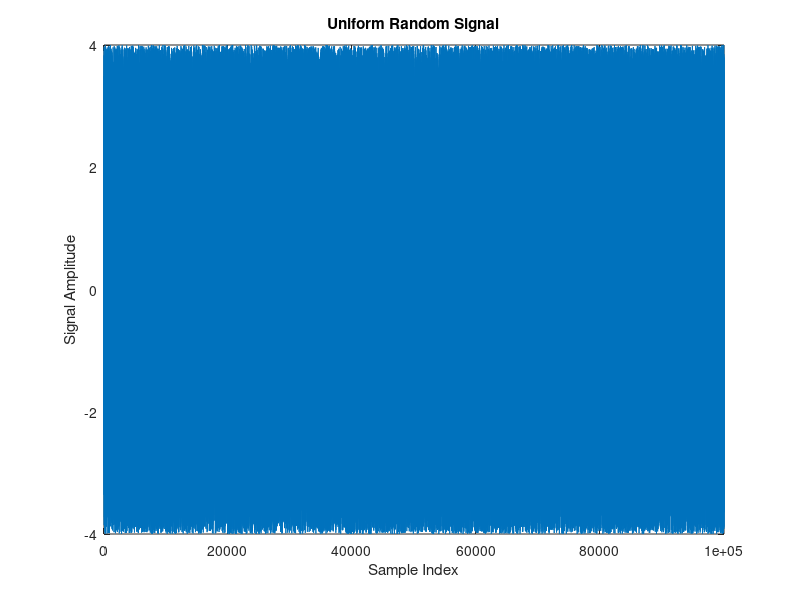
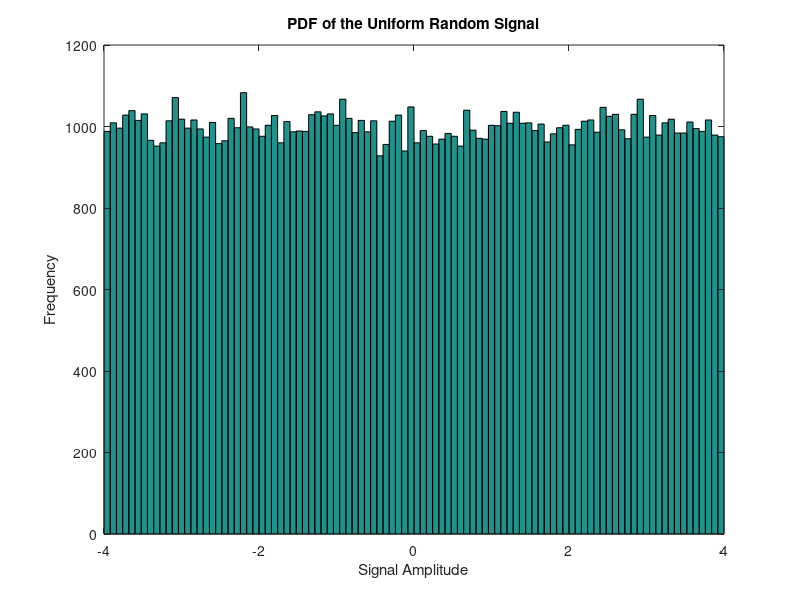
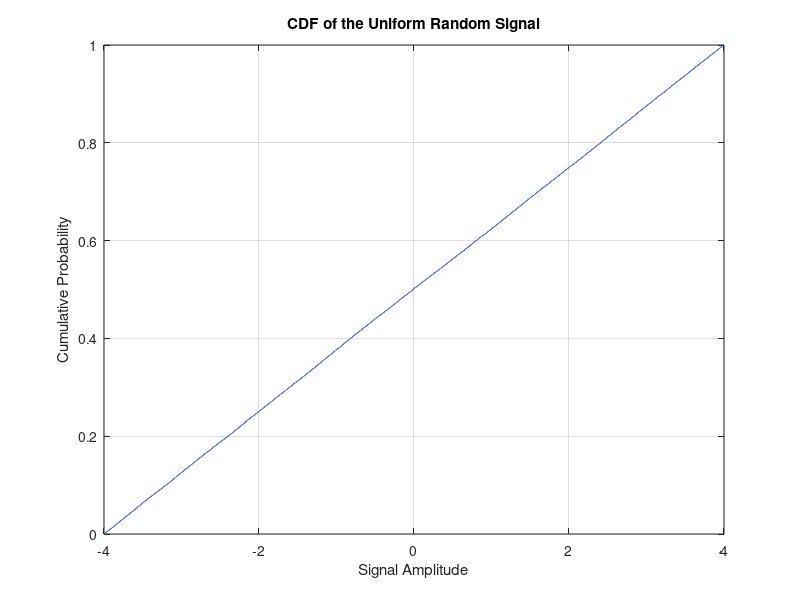

Write MATLAB code to recreate these figures, in order.
% Question 1
% Generate and display a uniform random signal
N = 100000;
a = -4;
b = 4;
uniform_signal = a + (b-a).*rand(1, N);

% Display the signal
figure;
plot(uniform_signal);
title('Uniform Random Signal');
xlabel('Sample Index');
ylabel('Signal Amplitude');

% Display the PDF of the signal
figure;
hist(uniform_signal, 100); % 100 bins for the histogram
title('PDF of the Uniform Random Signal');
xlabel('Signal Amplitude');
ylabel('Frequency');

% Display the CDF of the signal
figure;
cdfplot(uniform_signal);
title('CDF of the Uniform Random Signal');
xlabel('Signal Amplitude');
ylabel('Cumulative Probability');